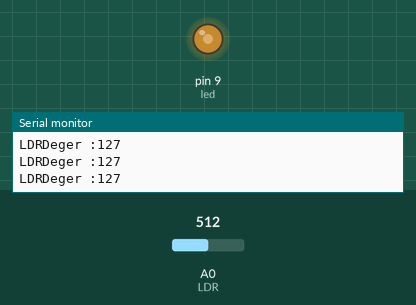
Bench run of a sketch on a simulated Arduino Uno, built with avr-gcc and run on an emulated ATmega328P. Shown: output pins drawn as LEDs (lit = HIGH), the last lines printed to the serial monitor. The inputs (shaded band) are chosen by the test bench; at power-on: A0 (LDR) = 512.

Above: at 1.2 s.
1.3 s: A0 (LDR) set to 416
At 2.5 s:
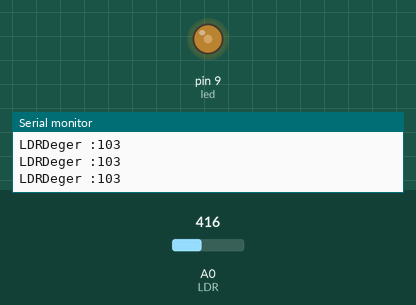
2.8 s: A0 (LDR) set to 385
At 3.7 s:
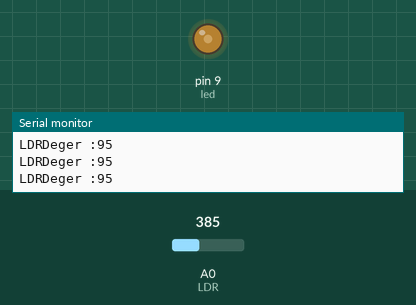
5.8 s: A0 (LDR) set to 122
At 7.0 s:
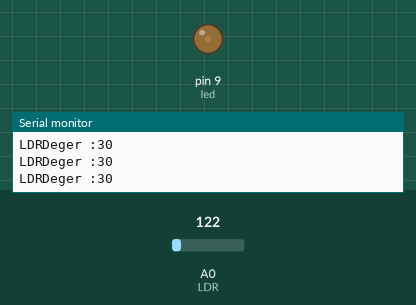
7.3 s: A0 (LDR) set to 45
At 8.2 s:
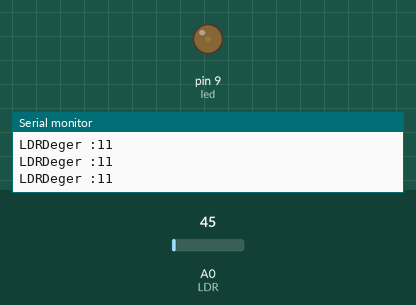
10.3 s: A0 (LDR) set to 38
At 11.5 s:
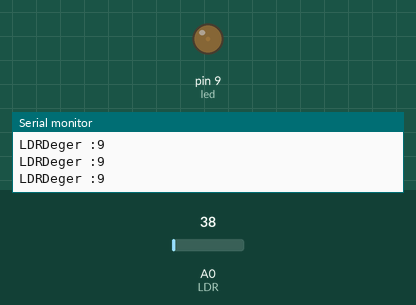
11.8 s: A0 (LDR) set to 511
At 12.9 s:
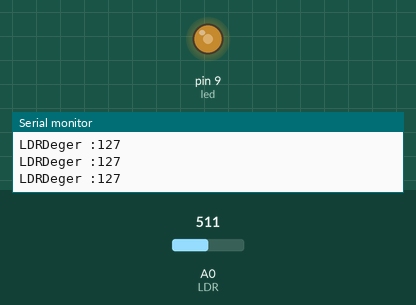
Timing chart, 0 to 14.3 s (numbered marks = the images above; inputs shaded):
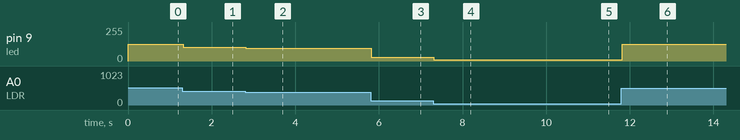

The sketch:

10-ldr.ino
```cpp
byte led = 9;
byte LDR = A0;
int LDRDeger = 0;
void setup() {
  pinMode(led, OUTPUT);
  pinMode(LDR, INPUT);
  Serial.begin(9600);
}
void loop() {
  LDRDeger = 255 - map(analogRead(LDR), 0, 1023, 255, 0);

  Serial.print("LDRDeger :");
  Serial.println(LDRDeger);

  analogWrite(led, LDRDeger);
}
```

Measured:
- after the input at 1.3 s, pin 9 (led): 127/255 → 103/255 at once
- after the input at 2.8 s, pin 9 (led): 103/255 → 95/255 at once
- after the input at 5.8 s, pin 9 (led): 95/255 → 30/255 at once
- after the input at 7.3 s, pin 9 (led): 30/255 → 11/255 at once
- after the input at 10.3 s, pin 9 (led): 11/255 → 9/255 at once
- after the input at 11.8 s, pin 9 (led): 9/255 → 127/255 at once
